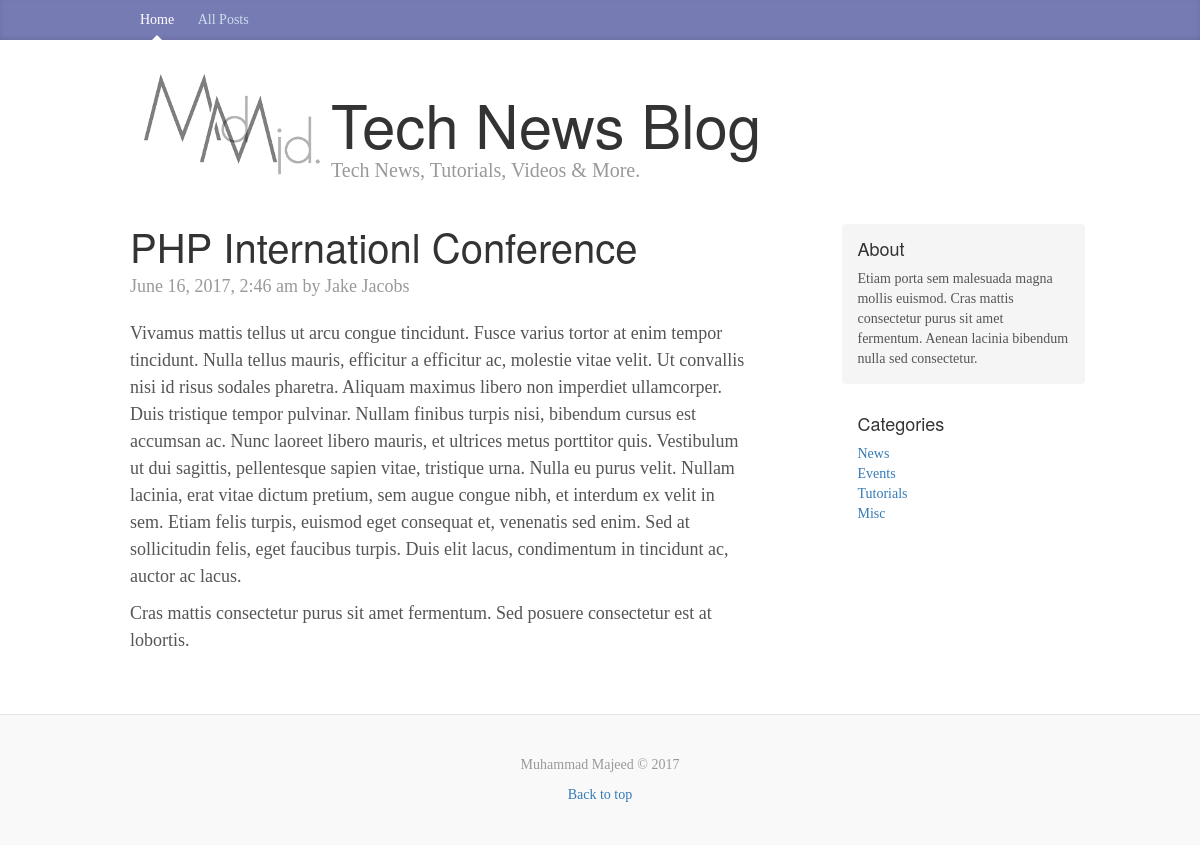
/post.php?id=2, run on the app's committed database.
### tables this page shows
CREATE TABLE `posts` (
  `po_id` int(11) NOT NULL,
  `po_category` int(11) NOT NULL,
  `po_title` varchar(255) NOT NULL,
  `po_body` text NOT NULL,
  `po_author` varchar(255) NOT NULL,
  `po_tags` varchar(255) NOT NULL,
  `po_date` timestamp NOT NULL DEFAULT CURRENT_TIMESTAMP
);

CREATE TABLE `categories` (
  `ca_id` int(11) NOT NULL,
  `ca_name` varchar(255) NOT NULL
);

### libraries/Database.php (called while the page is built, shortened)
<?php
class Database{
  public $host = DB_HOST;
  public $username = DB_USER;
  public $password = DB_PASS;
  public $db_name = DB_NAME;
  public $link;
private function connect(){
  $this->link = new mysqli($this->host, $this->username, $this->password, $this->db_name);
}
public function select($query){
  $result = $this->link->query($query) or die($this->link->error.__LINE__);
  if ($result->num_rows > 0) {
    return $result;
    } else {return false;}
  }
}

### helpers/format_helper.php (called while the page is built, shortened)
<?php
function formatDate($date) {
  return date('F j, Y, g:i a',strtotime($date));
}

### config/config.php (called while the page is built, shortened)
<?php
$site_description  = 'Etiam porta sem malesuada magna mollis euismod.
                    Cras mattis consectetur purus sit amet fermentum.
                    Aenean lacinia bibendum nulla sed consectetur.';

### post.php (the view)
<?php include 'includes/header.php'; ?>
<?php
    $id = $_GET['id'];
    $db = new Database();
    $query = "SELECT * FROM posts WHERE po_id = ".$id;
    $post = $db->select($query)->fetch_assoc();
    $query = "SELECT * FROM categories";
    $categories = $db->select($query);
?>
  <div class="blog-post">
    <h2 class="blog-post-title"><?php echo $post['po_title']; ?></h2>
    <p class="blog-post-meta"><?php echo formatDate($post['po_date']); ?> by <?php echo $post['po_author']; ?></p>
      <?php echo $post['po_body']; ?>
  </div>
<?php include 'includes/footer.php'; ?>

### includes/footer.php (shortened to what this page needs)
</div>
<div class="col-sm-3 col-sm-offset-1 blog-sidebar">
  <div class="sidebar-module sidebar-module-inset">
    <h4>About</h4>
    <p><?php echo $site_description; ?></p>
  </div>
  <div class="sidebar-module">
    <h4>Categories</h4>
    <?php if ($categories) : ?>
    <ol class="list-unstyled">
      <?php while ($row = $categories->fetch_assoc()) : ?>
      <li><a href="posts.php?category=<?php echo $row['ca_id']; ?>"><?php echo $row['ca_name']; ?></a></li>
      <?php endwhile; ?>
    </ol>
<?php else : ?>
  <p>There are no categories yet</p>
<?php endif; ?>
  </div>
</div>
</div>
</div>
<footer class="blog-footer">
<p>Muhammad Majeed &copy; 2017</p>
<p>
<a href="#">Back to top</a>
</p>
</footer>
</body>
</html>

### css/custom.css (style rules this page uses)
body { font-family: Georgia, "Times New Roman", Times, serif; color: #555; }
h1, .h1, h2, .h2, h3, .h3, h4, .h4, h5, .h5, h6, .h6 { margin-top: 0; font-family: "Helvetica Neue", Helvetica, Arial, sans-serif; font-weight: normal; color: #333; }
.sidebar-module { padding: 15px; margin: 0 -15px 15px; }
.sidebar-module-inset { padding: 15px; background-color: #f5f5f5; border-radius: 4px; }
.sidebar-module-inset p:last-child, .sidebar-module-inset ul:last-child, .sidebar-module-inset ol:last-child { margin-bottom: 0; }
.blog-post { margin-bottom: 60px; }
.blog-post-title { margin-bottom: 5px; font-size: 40px; }
.blog-post-meta { margin-bottom: 20px; color: #999; }
.blog-footer { padding: 40px 0; color: #999; text-align: center; background-color: #f9f9f9; border-top: 1px solid #e5e5e5; }
.blog-footer p:last-child { margin-bottom: 0; }

### data on the page
posts: po_title "PHP Internationl Conference", po_date "June 16, 2017, 2:46 am", po_author "Jake Jacobs", po_body "Vivamus mattis tellus ut arcu congue tincidunt. Fusce varius tortor at enim tempor tincidunt. Nulla tellus mauris, efficitur a efficitur ac, molestie vitae velit. Ut convallis nisi id risus sodales pharetra. Aliquam maximus libero non imperdiet ullamcorper. Duis tristique tempor pulvinar. Nullam finibus turpis nisi, bibendum cursus est accumsan ac. Nunc laoreet libero mauris, et ultrices metus porttitor quis. Vestibulum ut dui sagittis, pellentesque sapien vitae, tristique urna. Nulla eu purus velit. Nullam lacinia, erat vitae dictum pretium, sem augue congue nibh, et interdum ex velit in sem. Etiam felis turpis, euismod eget consequat et, venenatis sed enim. Sed at sollicitudin felis, eget…"
categories: ca_name "News"
categories: ca_name "Events"
categories: ca_name "Tutorials"
categories: ca_name "Misc"

### other printed values
$site_description "Etiam porta sem malesuada magna mollis euismod. Cras mattis consectetur purus sit amet fermentum. Aenean lacinia bibendum nulla sed consectetur."
